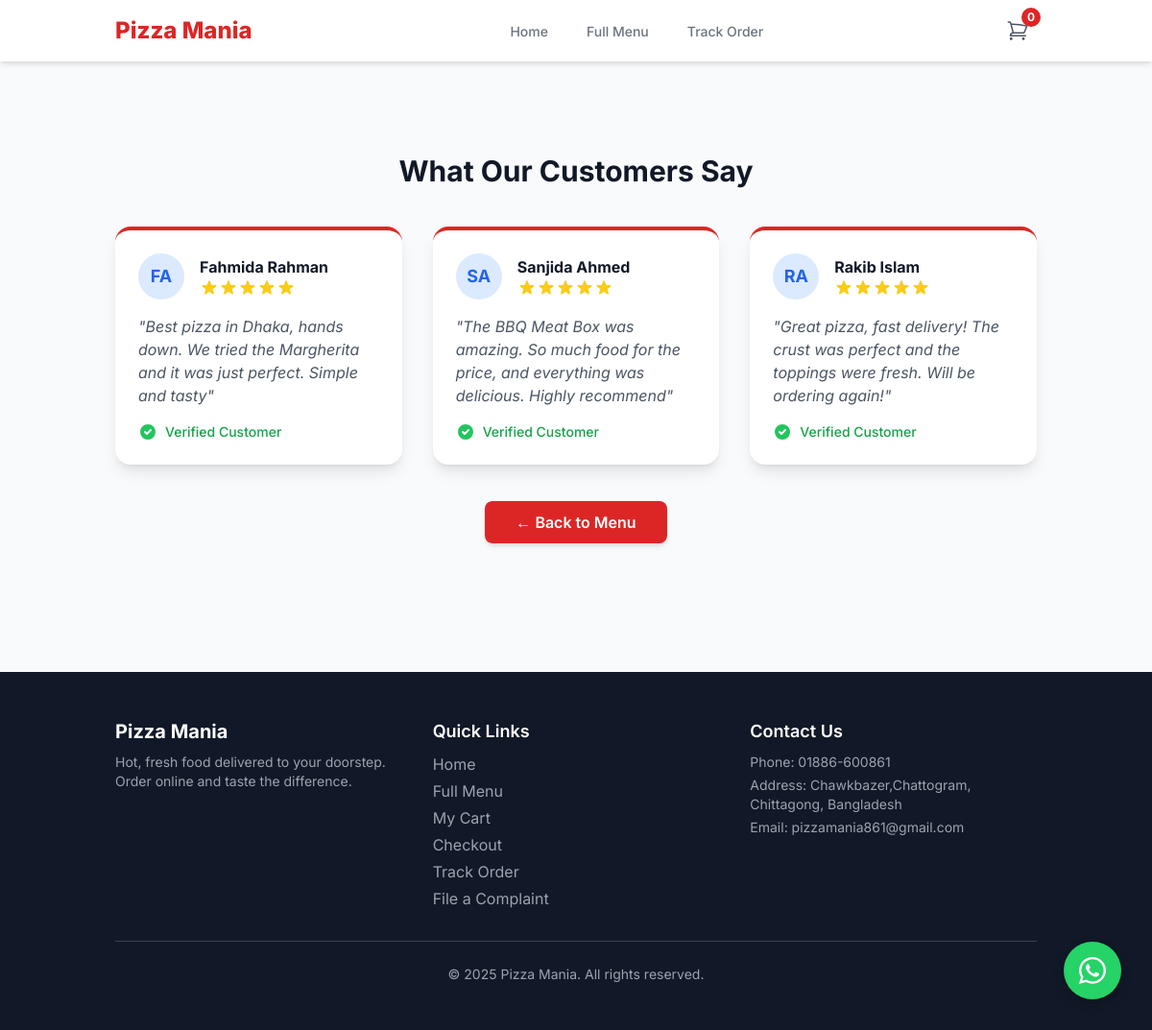
Screenshot of /reviews.php with the database file from the repository.
### tables this page shows
CREATE TABLE IF NOT EXISTS `admin_reviews` (
  `id` int NOT NULL AUTO_INCREMENT,
  `customer_name` varchar(100) NOT NULL,
  `rating` int NOT NULL DEFAULT '5',
  `review_text` text NOT NULL,
  `is_visible` tinyint(1) NOT NULL DEFAULT '1',
  PRIMARY KEY (`id`)
);

### config.php (called while the page is built, shortened)
<?php
function e($data) {
    return htmlspecialchars($data ?? '', ENT_QUOTES, 'UTF-8');
}
?>

### reviews.php (the view, shortened to what this page needs)
<?php
require_once('includes/header.php');
$reviews = [];
$sql = "SELECT * FROM admin_reviews WHERE is_visible = 1 ORDER BY id DESC";
$result = $db->query($sql);
if ($result) {
    while ($row = $result->fetch_assoc()) {
        $reviews[] = $row;
    }
}
function render_stars($rating) {
    $html = '<div class="flex text-yellow-400">';
    for ($i = 0; $i < 5; $i++) {
        if ($i < $rating) {
            $html .= '<svg class="w-5 h-5" fill="currentColor" viewBox="0 0 20 20"><path d="M9.049 2.927c.3-.921 1.603-.921 1.902 0l1.07 3.292a1 1 0 00.95.69h3.462c.969 0 1.371 1.24.588 1.81l-2.8 2.034a1 1 0 00-.364 1.118l1.07 3.292c.3.921-.755 1.688-1.54 1.118l-2.8-2.034a1 1 0 00-1.175 0l-2.8 2.034c-.784.57-1.838-.197-1.539-1.118l1.07-3.292a1 1 0 00-.364-1.118L2.98 8.72c-.783-.57-.38-1.81.588-1.81h3.461a1 1 0 00.951-.69l1.07-3.292z"></path></svg>';
        }
    }
    $html .= '</div>';
    return $html;
}
?>
<section class="py-16">
    <h1 class="text-3xl font-bold text-gray-900 mb-10 text-center">What Our Customers Say</h1>
    <?php if (empty($reviews)): ?>
        <p class="text-center text-gray-600">No reviews yet. Be the first to leave one!</p>
    <?php else: ?>
        <div class="grid grid-cols-1 md:grid-cols-2 lg:grid-cols-3 gap-8">
            <?php foreach ($reviews as $review): ?>
                <div class="bg-white rounded-2xl shadow-lg p-6 border-t-4 border-brand-red">
                    <div class="flex items-center space-x-4">
                        <div class="flex-shrink-0 w-12 h-12 rounded-full bg-blue-100 text-blue-600 flex items-center justify-center font-bold text-lg">
                            <?php echo e(strtoupper(substr($review['customer_name'], 0, 2))); ?>
                        </div>
                        <div>
                            <div class="font-bold text-gray-900"><?php echo e($review['customer_name']); ?></div>
                            <?php echo render_stars($review['rating']); ?>
                        </div>
                    </div>
                    <p class="text-gray-600 mt-4 italic">"<?php echo nl2br(e($review['review_text'])); ?>"</p>
                    <div class="flex items-center mt-4">
                        <svg class="w-5 h-5 text-green-500" fill="currentColor" viewBox="0 0 20 20"><path fill-rule="evenodd" d="M10 18a8 8 0 100-16 8 8 0 000 16zm3.707-9.293a1 1 0 00-1.414-1.414L9 10.586 7.707 9.293a1 1 0 00-1.414 1.414l2 2a1 1 0 001.414 0l4-4z" clip-rule="evenodd"></path></svg>
                        <span class="ml-2 text-sm font-medium text-green-600">Verified Customer</span>
                    </div>
                </div>
            <?php endforeach; ?>
        </div>
    <?php endif; ?>
    <div class="text-center mt-12">
        <a href="<?php echo BASE_URL; ?>/menu.php" class="px-8 py-3 bg-brand-red text-white font-semibold rounded-lg shadow-md hover:bg-red-700 transition-colors">
            &larr; Back to Menu
        </a>
    </div>
</section>
<?php
require_once('includes/footer.php');
?>

### includes/header.php (style rules this page uses)
html { scroll-behavior: smooth; }

### rows the page displays
admin_reviews: customer_name "FA", customer_name "Fahmida Rahman", rating 5 (drawn), review_text "Best pizza in Dhaka, hands down. We tried the Margherita and it was just perfect. Simple and tasty"
admin_reviews: customer_name "SA", customer_name "Sanjida Ahmed", rating 5 (drawn), review_text "The BBQ Meat Box was amazing. So much food for the price, and everything was delicious. Highly recommend"
admin_reviews: customer_name "RA", customer_name "Rakib Islam", rating 5 (drawn), review_text "Great pizza, fast delivery! The crust was perfect and the toppings were fresh. Will be ordering again!"

### other values shown
$settings['store_name'] "Pizza Mania"
$cart_count "0"
